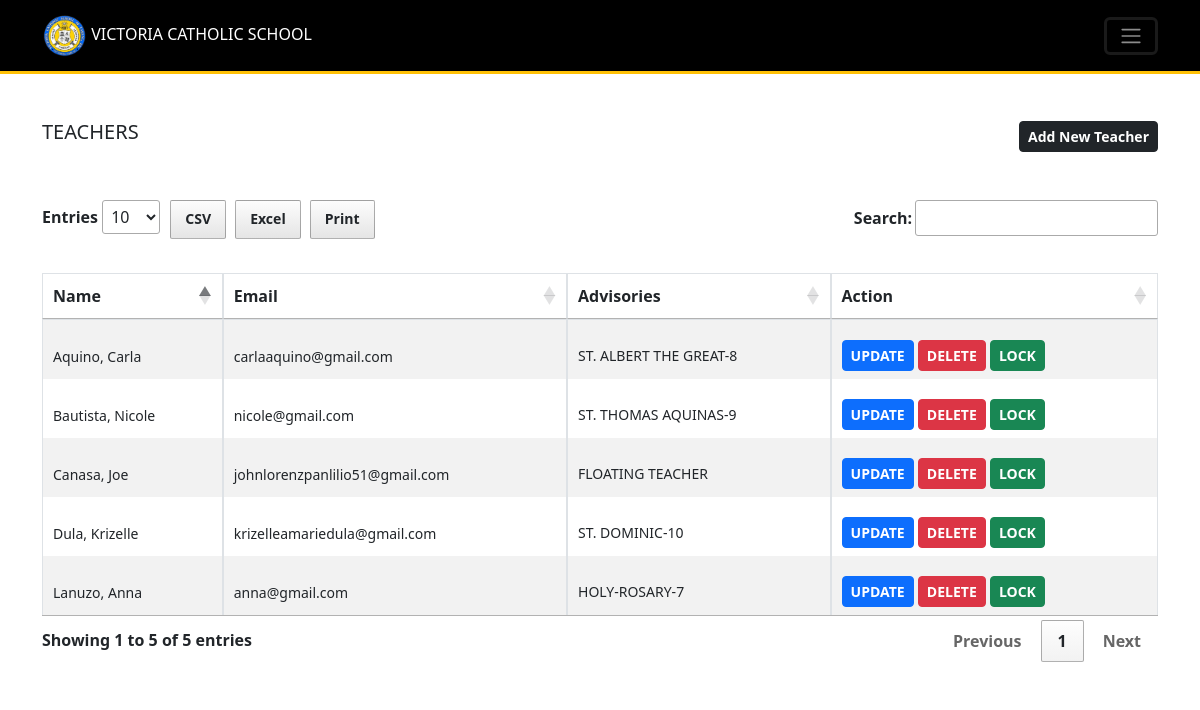
The page /Resources/views/admin/teachers.php (signed in) on the database as committed earlier.
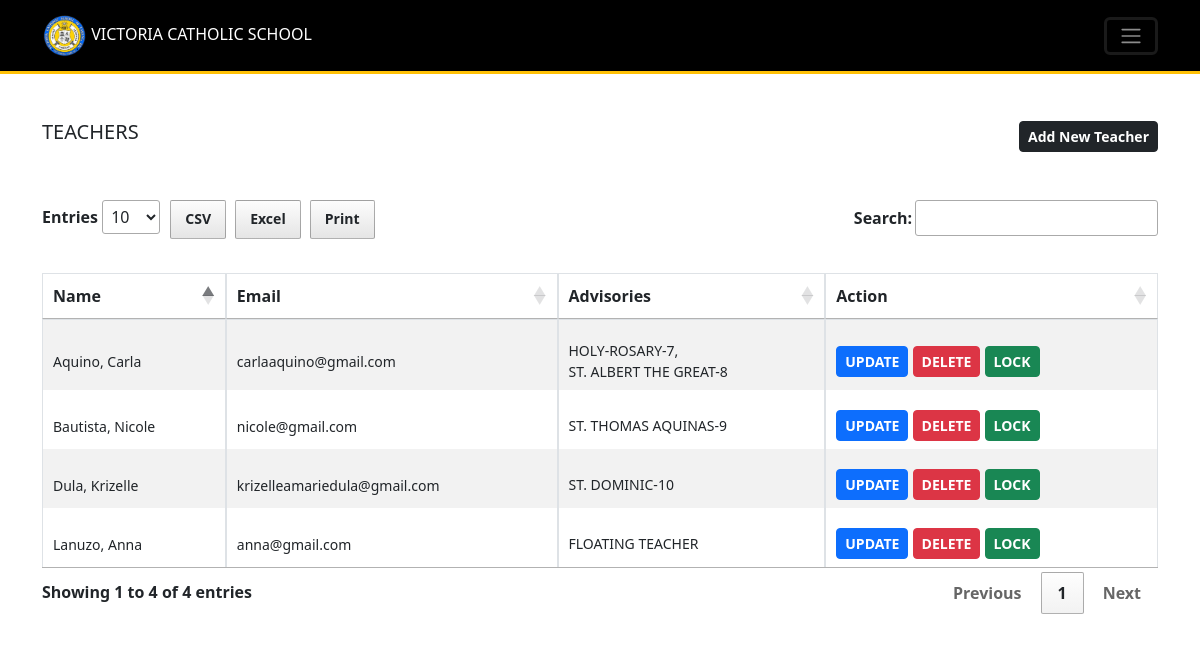
The same page on the database as committed later.
### tables this page shows
CREATE TABLE `users` (
  `id` int(11) NOT NULL,
  `role` varchar(255) DEFAULT NULL,
  `school_number` varchar(255) DEFAULT NULL,
  `first_name` varchar(255) DEFAULT NULL,
  `middle_name` varchar(255) DEFAULT NULL,
  `last_name` varchar(255) DEFAULT NULL,
  `email` varchar(255) DEFAULT NULL,
  `phone` varchar(20) DEFAULT NULL,
  `lrn` varchar(20) DEFAULT NULL,
  `is_locked` tinyint(1) DEFAULT 0,
  `login_attempts` int(11) NOT NULL DEFAULT 0,
  `gender` enum('Male','Female') DEFAULT NULL,
  `birthday` date DEFAULT NULL,
  `street_no` varchar(100) DEFAULT NULL,
  `street` varchar(255) DEFAULT NULL,
  `village` varchar(500) DEFAULT NULL,
  `barangay` varchar(255) DEFAULT NULL,
  `city_municipality` varchar(500) DEFAULT NULL,
  `province` varchar(255) DEFAULT NULL,
  `zip_code` varchar(100) DEFAULT NULL,
  `occupation` varchar(255) DEFAULT NULL,
  `guardian_type` enum('mother','father','guardian') DEFAULT NULL,
  `password` varchar(255) DEFAULT NULL,
  `remember_token` varchar(100) DEFAULT NULL,
  `created_at` timestamp NOT NULL DEFAULT current_timestamp(),
  `updated_at` timestamp NOT NULL DEFAULT current_timestamp() ON UPDATE current_timestamp()
);

CREATE TABLE `sections` (
  `id` int(11) NOT NULL,
  `name` varchar(255) DEFAULT NULL,
  `grade` enum('7','8','9','10','SECTION') DEFAULT NULL,
  `advisory_teacher_id` int(11) NOT NULL DEFAULT 0,
  `created_at` timestamp NOT NULL DEFAULT current_timestamp(),
  `updated_at` timestamp NOT NULL DEFAULT current_timestamp() ON UPDATE current_timestamp()
);

### Backend-routes/admin/includes_get_all_teachers_route.php (called while the page is built, shortened)
<?php
try {
    require_once $_SERVER['DOCUMENT_ROOT']."/Middleware/CheckIfAdmin.php";
    $role = 'teacher';
    $stmt = $conn->prepare("SELECT * FROM users WHERE role = ? ORDER BY updated_at DESC");
    $stmt->bind_param("s", $role);
    $stmt->execute();
    $result = $stmt->get_result();
} catch (Exception $e) {
    error_log("Error: " . $e->getMessage());
    echo json_encode(['error' => $e->getMessage()]);
}
?>

### Resources/views/admin/teachers.php (the view, shortened to what this page needs)
<?php
require_once $_SERVER['DOCUMENT_ROOT']."/Middleware/CheckIfAdmin.php";
require_once $_SERVER['DOCUMENT_ROOT']."/Backend-routes/admin/includes_get_all_teachers_route.php";
require_once "../includes/header_layout.php";
function convertTxt($string = null){
  return $string == null ? '' : ucwords(strtolower($string));
}
?>
<body>
    <?php
        include "includes/navbar.php";
     ?>
     <div class="container mt-5">
        <div class="d-flex justify-content-between align-items-center mb-5">
          <h5 >TEACHERS</h5>
          <a href="teacher-add.php" class="btn btn-sm fw-bold btn-dark" data-bs-toggle="modal" data-bs-target="#addModal">Add New Teacher</a>
        </div>
           <div class="table-responsive">
              <table class="table table-bordered table-striped"  id="teachersTable">
                <thead>
                  <tr>
                    <th scope="col">Name</th>
                    <th scope="col">Email</th>
                    <th scope="col">Advisories</th>
                    <th scope="col">Action</th>
                  </tr>
                </thead>
                <tbody id="tbody-teachers">
                  <?php
                  foreach($result as $row){
                    $stmt = $conn->prepare("SELECT * FROM sections WHERE advisory_teacher_id = ?");
                    $stmt->bind_param('i', $row['id']);
                    $stmt->execute();
                    $advisories = $stmt->get_result();
                    $lockQuestion = $row['is_locked'] == 1 ? 'Are you sure you want to unlock this account?' : 'Are you sure you want to lock this account?';
                    ?>
                    <tr>
                      <td>
                          <small class="text-dark"><?php echo convertTxt($row['last_name'].", ".$row['first_name']) ?></small>
                      </td>
                      <td>
                          <small class="text-dark"><?php echo $row['email'] ?></small>
                      </td>
                      <td>
                          <?php
                            $advisory_count = 0;
                            foreach($advisories as $advisory){
                              $advisory_count++;
                              ?>
                                <small class="text-dark d-block">
                                    <?php
                                        echo $advisory['name']."-".$advisory['grade'];
                                        echo ($advisories->num_rows > 1) ? (($advisories->num_rows > $advisory_count) ? ', ' : '') : '';
                                     ?>
                                </small>
                              <?php
                            }
                            if($advisories->num_rows == 0){
                              ?>
                                <small class="d-block">FLOATING TEACHER</small>
                              <?php
                            }
                          ?>
                      </td>
                      <td>
                          <a class="btn btn-sm btn-primary fw-bold" href="update-teacher.php?id=<?php echo $row['id'] ?>">UPDATE</a>
                          <button class="btn btn-sm btn-danger fw-bold" onclick="confirmDelete('../../../Backend-routes/admin/delete_teacher_route.php?id=<?php echo $row['id'] ?>')">DELETE</button>
                          <form class="d-inline" method="GET" action="../../../Backend-routes/admin/lock_user.php" onsubmit="submitRequest('lockUser<?php echo $row['id'] ?>', event, '<?php echo $lockQuestion; ?>')" id="lockUser<?php echo $row['id'] ?>">
                            <?php
                              if($row['is_locked'] == 1){
                                echo '<button class="btn btn-sm fw-bold btn-dark" type="submit">LOCKED</button>';
                              }else{
                                echo '<button class="btn btn-sm fw-bold btn-success" type="submit">LOCK</button>';
                              }
                            ?>
                          </form>
                      </td>
                    </tr>
                  <?php
                   }
                  ?>
                </tbody>
              </table>
           </div>
     </div>
</body>
<?php
	require_once "../includes/includes_scripts.php";
?>

### Resources/views/includes/header_layout.php (shortened to what this page needs)
<!DOCTYPE html>
<html lang="en">
<head>
	<link rel="stylesheet" href="https://cdn.jsdelivr.net/npm/bootstrap@5.2.0/dist/css/bootstrap.min.css">
	<link rel="stylesheet" href="https://cdnjs.cloudflare.com/ajax/libs/animate.css/4.1.1/animate.min.css">
	<link rel="stylesheet" href="https://cdnjs.cloudflare.com/ajax/libs/font-awesome/4.7.0/css/font-awesome.min.css">
	<link rel="stylesheet" href="../../css/style.css">
	<link rel="stylesheet" href="../../css/backend_nav.css">
	<link rel="stylesheet" href="../../css/assets/dataTables/jquery.dataTables.min.css">
    <link rel="stylesheet" href="../../css/assets/dataTables/buttons.dataTables.min.css">
	<link href="https://cdn.jsdelivr.net/npm/select2@4.1.0-rc.0/dist/css/select2.min.css" rel="stylesheet" />
</head>

### Resources/views/admin/includes/navbar.php (shortened to what this page needs)
<header role="banner">
  <nav class="navbar navbar-dark bg-dark fixed-top border-bottom border-warning border-3 animate__animated animate__fadeIn" >
    <div class="container" >
      <a class="navbar-brand fs-6" href="index.php"><img class ="logo" src="../../images/victoria.png" width="45px" height="45px"> Victoria Catholic School</a>
      <button class="navbar-toggler position-relative" type="button" data-bs-toggle="collapse" data-bs-target="#navbarNavDropdown" aria-controls="navbarNavDropdown" aria-expanded="false" aria-label="Toggle navigation">
        <span class="navbar-toggler-icon fs-6 "></span>
      </button>
    </div>
  </nav>
</header>
<div class="mt-5">_</div>

### Resources/views/includes/includes_scripts.php (shortened to what this page needs)
</html>

### Resources/css/style.css (style rules this page uses)
th, td { white-space: nowrap !important; }
tr td { padding-top: 20px !important; }
table { width: 100% !important; border-top: 1px solid black; }

### Resources/css/backend_nav.css (style rules this page uses)
header { position: absolute; top: 0; left: 0; width: 100%; z-index: 5; padding: 0px 0; }
.navbar { background: #000000 !important; font-weight: lighter; }
.navbar-brand { text-transform: uppercase !important; }

Rows that differ between the two databases and show on the page:
removed users: last_name+first_name "Canasa, Joe", email "johnlorenzpanlilio51@gmail.com", shows "FLOATING TEACHER", is_locked "LOCK"
changed users "Aquino, Carla": gains sections (name "HOLY-ROSARY", grade "7")
changed users "Lanuzo, Anna": loses sections (name "HOLY-ROSARY", grade "7"); now shows "FLOATING TEACHER"
changed users "Dula, Krizelle": moves down the list
Other text that changed with them:
text written by a page script: "Entries CSV Excel Print Search: Showing 1 to 5 of 5 entries Previous 1 Next" → "Entries CSV Excel Print Search: Showing 1 to 4 of 4 entries Previous 1 Next"
